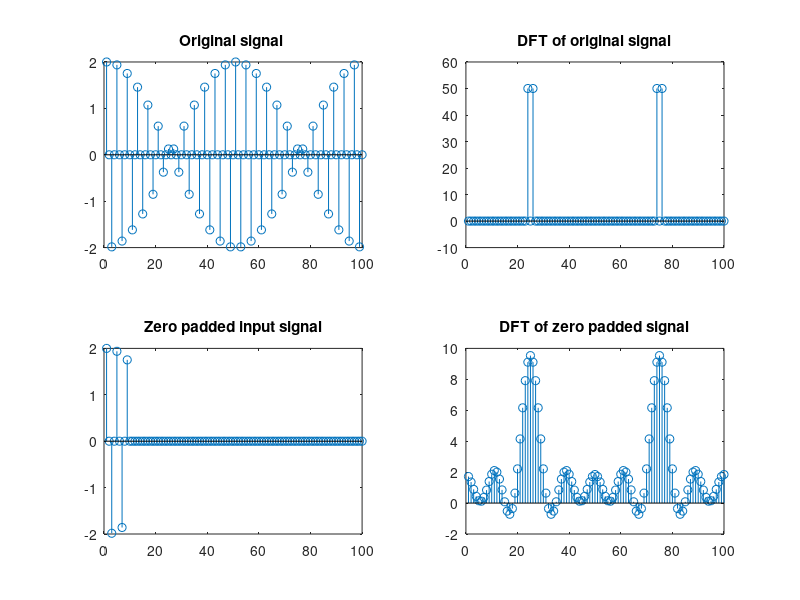

This figure's MATLAB source:
n=0:99;
k=1:100;
x=cos(0.48*pi*n)+cos(0.52*pi*n);
xpad=[x(1:10),zeros(1,90)];  %first input signal with 90padded zeros
N=100;
w=2*pi/N;
DFTpadded=zeros(1,100);
for l=1:100            %kth sample of DFT is l here
    for i=1:100
    a=xpad(i)*exp(-j*w*(i-1)*l);
    DFTpadded(l)=DFTpadded(l)+a;
    end
end

xoriginal=x(1:100);
DFToriginal=zeros(1,100);
for l=1:100            %kth sample of DFT is l here
    for i=1:100
    a=xoriginal(i)*exp(-j*w*(i-1)*l);
    DFToriginal(l)=DFToriginal(l)+a;
    end
end


subplot(2,2,1);
stem(x);
title("Original signal ");
subplot(2,2,2);
stem(DFToriginal);
title("DFT of original signal");
subplot(2,2,3);
stem(xpad);
title("Zero padded input signal");
subplot(2,2,4);
stem(DFTpadded);
title("DFT of zero padded signal");